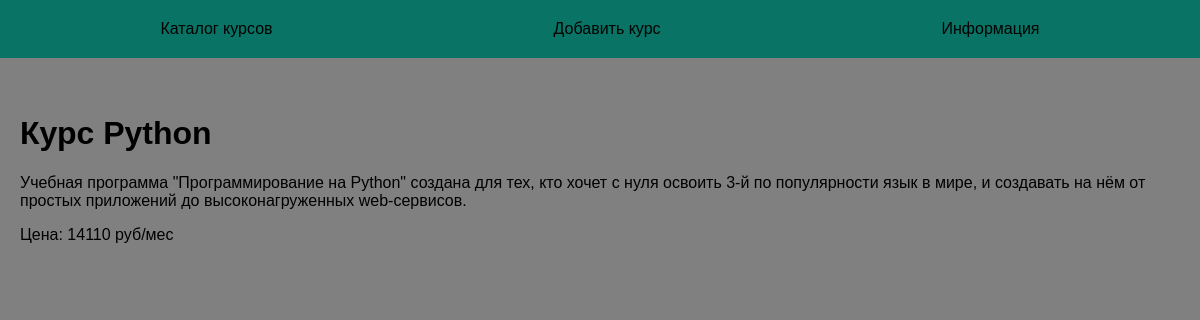
/course/3, run on the app's committed database.
### tables this page shows
CREATE TABLE mainmenu(
id INTEGER PRIMARY KEY AUTOINCREMENT,
title TEXT NOT NULL,
url TEXT NOT NULL
);

CREATE TABLE courses(
id INTEGER PRIMARY KEY AUTOINCREMENT,
title TEXT NOT NULL,
description TEXT NOT NULL,
price INTEGER NOT NULL,
date INTEGER NOT NULL
);

### flsite.py (the view)
@app.route('/course/<int:id_course>')
def show_course(id_course):
    db = get_db()
    dbase = FDataBase(db)
    title, desc, price = dbase.get_course(id_course)
    if not title:
        abort(404)
    return render_template('course.html', title=title, desc=desc, price=price, menu=dbase.get_menu())

### fdatabase.py (called while the page is built)
    def get_menu(self):
        sql = "SELECT * FROM mainmenu"
        try:
            self.__cursor.execute(sql)
            res = self.__cursor.fetchall()
            if res:
                return res
        except IOError:
            print('Ошибка чтения из БД')
        return []

    def get_course(self, id_course):
        try:
            self.__cursor.execute(f'SELECT title, description, price FROM courses WHERE id = {id_course}')
            res = self.__cursor.fetchone()
            if res:
                return res
        except sqlite3.Error as e:
            print('Ошибка получения курса из БД: ' + str(e))
        return False, False, False

### flsite.py (called while the page is built)
def connect_db():
    con = sqlite3.connect(app.config['DATABASE'])
    con.row_factory = sqlite3.Row
    return con

def get_db():
    if not hasattr(g, 'link_db'):
        g.link_db = connect_db()
    return g.link_db

### templates/course.html
{% extends 'base.html'%}
{% block content %}
{{super()}}
<p>{{ desc }}</p>
<p>Цена: {{ price }} руб/мес</p>
{% endblock %}

### templates/base.html (shortened to what this page needs)
<!DOCTYPE html>
<html lang="en">
<head>
    <link rel="stylesheet" href="{{ url_for('static', filename='css/style.css') }}">
</head>
<body>
{% block content %}
    {% block mainmenu %}
        <ul class="menu">
            {% for m in menu %}
            <li><a href="{{ m.url }}">{{ m.title }}</a></li>
            {% endfor %}
        </ul>
<div class="content">
    {% endblock %}
    {% if title %}
        <h1>{{ title }}</h1>
    {% else %}
        <h1>Курсы программирования</h1>
    {% endif %}
{% endblock %}
</div>
</body>
</html>

### static/css/style.css (style rules this page uses)
body { background: grey; margin: 0; padding: 0; font-family:Verdana, Geneva, Tahoma, sans-serif; }
.menu { display: flex; justify-content: space-around; list-style: none; background-color: rgb(9, 116, 101); padding: 20px; margin-top: 0; }
.menu a { text-decoration: none; color: black; }
.content { margin: 0 auto; max-width: 1200px; padding: 20px; box-sizing: border-box; }
ul { display: flex; list-style: none; padding: 0; justify-content: space-around; }
ul>li { max-width: 300px; }

### data on the page
mainmenu: title "Каталог курсов"
mainmenu: title "Добавить курс"
mainmenu: title "Информация"
courses: title "Курс Python", description "Учебная программа \"Программирование на Python\" создана для тех, кто хочет с нуля освоить 3-й по популярности язык в мире, и создавать на нём от простых приложений до высоконагруженных web-сервисов.", price "14110"
